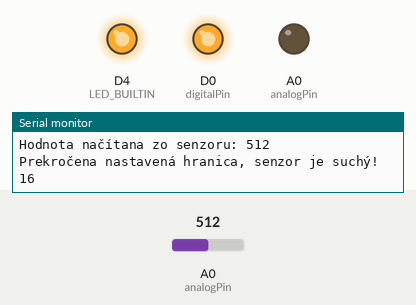
This sketch was run on a simulated ESP8266 (NodeMCU). Shown: output pins drawn as LEDs (lit = HIGH, except the on-board LED, lit = LOW), the last lines printed to the serial monitor. The inputs (shaded band) are chosen by the test bench; at power-on: A0 (analogPin) = 512.

Above: at 1.8 s.
1.9 s: A0 (analogPin) set to 488
At 3.2 s:
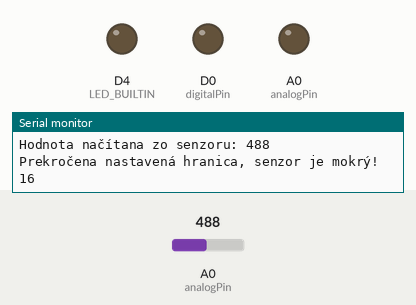
3.5 s: A0 (analogPin) set to 510
At 5.0 s:
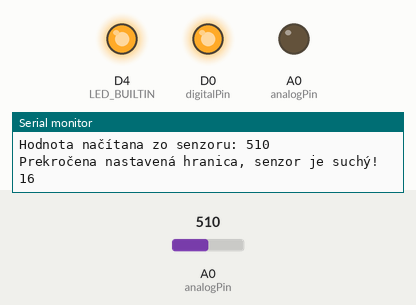
5.5 s: A0 (analogPin) set to 490
At 6.7 s:
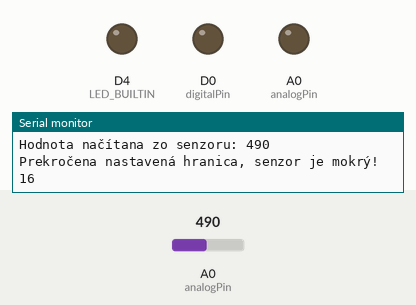
Timing chart, 0 to 8.5 s (numbered marks = the images above; inputs shaded):
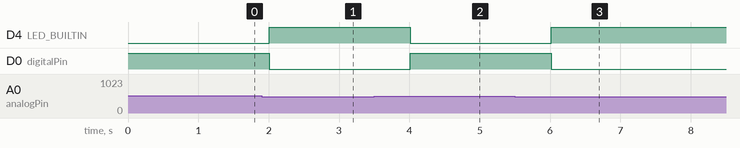

The sketch:

sketch_apr16a_copy_20240417111904.ino
```cpp
#define analogPin A0
int digitalPin= D0;
int alor = 0; void setup() {

   pinMode(analogPin, OUTPUT);
   pinMode(digitalPin, OUTPUT);
   pinMode(LED_BUILTIN, OUTPUT);
   digitalWrite(digitalPin, HIGH);
   Serial.begin(115200);// put your setup code here, to run once:

}

void loop() {
    // put your main code here, to run repeatedly:
  alor =  analogRead(analogPin);
  Serial.print("Hodnota načítana zo senzoru: ");
  Serial.println(alor);
   if (alor < 500) {
    Serial.println("Prekročena nastavená hranica, senzor je mokrý!");
    digitalWrite(digitalPin, LOW);
    Serial.println(digitalPin);
    digitalWrite(LED_BUILTIN, HIGH);

    }
   else{}
   if (alor >= 500){
      Serial.println("Prekročena nastavená hranica, senzor je suchý!");
      digitalWrite(digitalPin, HIGH);
      Serial.println(digitalPin);

       digitalWrite(LED_BUILTIN, LOW);

    }
   else{}// put
    delay(1000);
}
```

Measured:
- the behaviour switches between 500 and 499 on A0 (analogPin) (found by bisection; images 0 and 1)
- after the input at 1.9 s, D4 (LED_BUILTIN): LOW → HIGH after 0.11 s; D0 (digitalPin): HIGH → LOW after 0.11 s
- after the input at 3.5 s, D4 (LED_BUILTIN): HIGH → LOW after 0.51 s; D0 (digitalPin): LOW → HIGH after 0.51 s
- after the input at 5.5 s, D4 (LED_BUILTIN): LOW → HIGH after 0.52 s; D0 (digitalPin): HIGH → LOW after 0.52 s
